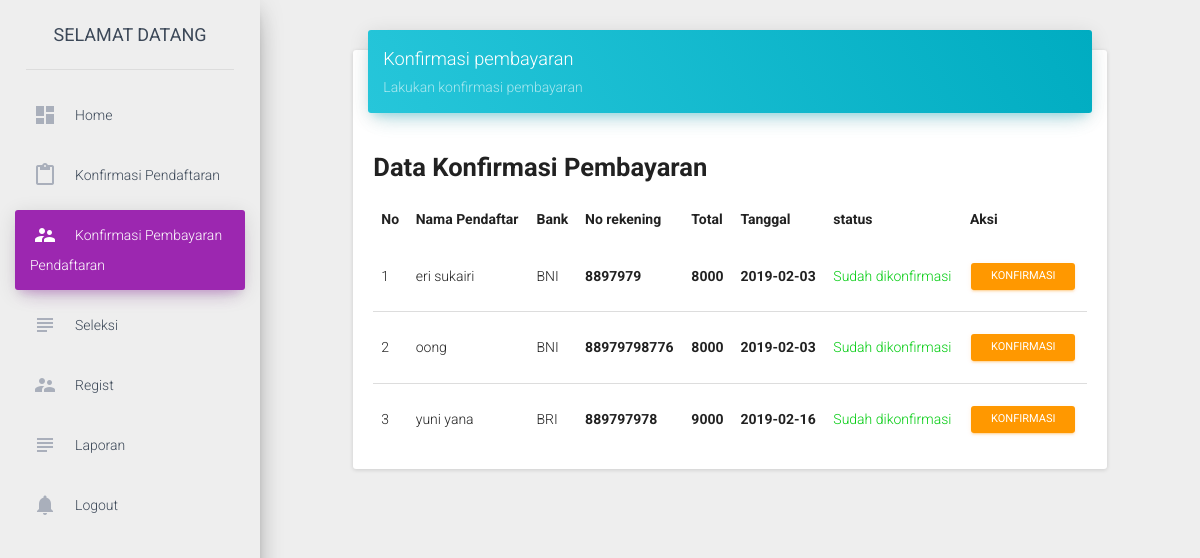
Screenshot of /dashboard/index.php?page=17 (signed in) with the database file from the repository.
### tables this page shows
CREATE TABLE IF NOT EXISTS `pembayaran` (
  `id_pemabayaran` int(11) NOT NULL AUTO_INCREMENT,
  `id_regist` int(11) NOT NULL,
  `id_user` int(11) DEFAULT NULL,
  `bank` varchar(20) NOT NULL,
  `norek` varchar(50) NOT NULL,
  `biaya_pendaftaran` int(11) DEFAULT NULL,
  `tanggal_pembayaran` date DEFAULT NULL,
  `status` int(255) DEFAULT NULL,
  PRIMARY KEY (`id_pemabayaran`),
  KEY `id_detail_pendaftaran` (`id_user`)
);

CREATE TABLE IF NOT EXISTS `pendaftaran` (
  `Id` int(11) NOT NULL AUTO_INCREMENT,
  `nama` varchar(100) DEFAULT NULL,
  `nama_panggilan` varchar(50) DEFAULT NULL,
  `tempat_lahir` varchar(50) DEFAULT NULL,
  `tanggal_lahir` date DEFAULT NULL,
  `jenis_kelamin` char(1) DEFAULT NULL,
  `anak_ke` int(11) DEFAULT NULL,
  `jumlah_saudara` int(11) DEFAULT NULL,
  `di_jakarta_ikut` varchar(100) DEFAULT NULL,
  `nama_ayah` varchar(255) DEFAULT NULL,
  `tempat_lahir_ayah` varchar(255) DEFAULT NULL,
  `tanggal_lahir_ayah` date DEFAULT NULL,
  `pendidikan_terakhir_ayah` varchar(50) DEFAULT NULL,
  `pekerjaan_ayah` varchar(255) DEFAULT NULL,
  `agama_ayah` varchar(255) DEFAULT NULL,
  `nama_ibu` varchar(255) DEFAULT NULL,
  `tempat_lahir_ibu` varchar(255) DEFAULT NULL,
  `tanggal_lahir_ibu` date DEFAULT NULL,
  `pendidikan_terakhir_ibu` varchar(255) DEFAULT NULL,
  `pekerjaan_ibu` varchar(255) DEFAULT NULL,
  `agama_ibu` varchar(255) DEFAULT NULL,
  `telp` varchar(255) DEFAULT NULL,
  `upload_akte` varchar(255) DEFAULT NULL,
  `upload_kartu_keluarga` varchar(255) DEFAULT NULL,
  `foto_anak` varchar(255) DEFAULT NULL,
  `foto_keluarga` varchar(255) DEFAULT NULL,
  PRIMARY KEY (`Id`)
);

### dashboard/include/konfirmasi_pembayaran_pendaftaran_admin.php (the view, shortened to what this page needs)
<div class="row">
    <div class="col-sm-12 col-md-8 col-lg-10 col-lg-offset-1">
        <div class="card" style="margin-top: 50px">
            <div class="card-header" data-background-color="blue">
                <h4 class="title">Konfirmasi pembayaran</h4>
                <p class="category">Lakukan konfirmasi pembayaran</p>
            </div>
            <div class="card-content">
                <h3 style="overflow: hidden;"><b>Data Konfirmasi Pembayaran</b></h3>
				<table class="table table-hover">
					<thead>
						<tr>
							<td><b>No</b></td>
							<td><b>Nama Pendaftar</b></td>
							<td><b>Bank</b></td>
							<td><b>No rekening</b></td>
							<td><b>Total</b></td>
							<td><b>Tanggal</b></td>
							<td><b>status</b></td>
							<td><b>Aksi</b></td>
						</tr>
					</thead>
				    <tbody>
				    	<?php
				    		$query 	= "select pembayaran.id_pemabayaran,nama,bank,norek,tanggal_pembayaran,biaya_pendaftaran,status from pembayaran inner join regist on pembayaran.id_regist=regist.id_regist inner join pendaftaran on pembayaran.id_user=pendaftaran.Id ";
				    		$exec 	=	mysqli_query($conn, $query);
				    		if ($exec) {
				    			$total	= mysqli_num_rows($exec);
				    			if ($total > 0) {
				    				while ($rows = mysqli_fetch_array($exec)) {
				    				    $status = $rows['status'];
				    	?>
									<tr>
										<td><?php echo ++$no; ?></td>
										<td><?php echo $rows['nama']; ?></td>
										<td><?php echo $rows['bank']; ?></td>
										<td><b><?php echo $rows['norek']; ?></b></td>
										<td><b><?php echo $rows['biaya_pendaftaran']; ?></b></td>
										<td><b><?php echo $rows['tanggal_pembayaran']; ?></b></td>
										<td><?php
										$status == 0 ?
										print("<font color='#e74c3c'>Belum dikonfirmasi</font>") :
										print("<font color='##2ecc71'>Sudah dikonfirmasi</font>");
										?></td>
										<td>
											<a href="include/proses_konfirmasi_cicilan_pendaftaran.php?id=<?php echo $rows['id_pemabayaran'] ?>" class="btn btn-warning btn-sm">Konfirmasi</a>
										</td>
									</tr>
				    	<?php
				    				}
				    			}else{
				    				echo "<td colspan='5' align='center'><h3><b>Belum ada yang melakukan konfirmasi Pembayaran</b></h3></td>";
				    			}
				    		}else{
				    			echo mysqli_error($conn);
				    		}
				    	?>
				    </tbody>
				</table>
            </div>
        </div>
    </div>
</div>

### rows the page displays
pembayaran: pendaftaran.nama "eri sukairi", bank "BNI", norek "8897979", biaya_pendaftaran "8000", tanggal_pembayaran "2019-02-03"
pembayaran: pendaftaran.nama "oong", bank "BNI", norek "88979798776", biaya_pendaftaran "8000", tanggal_pembayaran "2019-02-03"
pembayaran: pendaftaran.nama "yuni yana", bank "BRI", norek "889797978", biaya_pendaftaran "9000", tanggal_pembayaran "2019-02-16"
